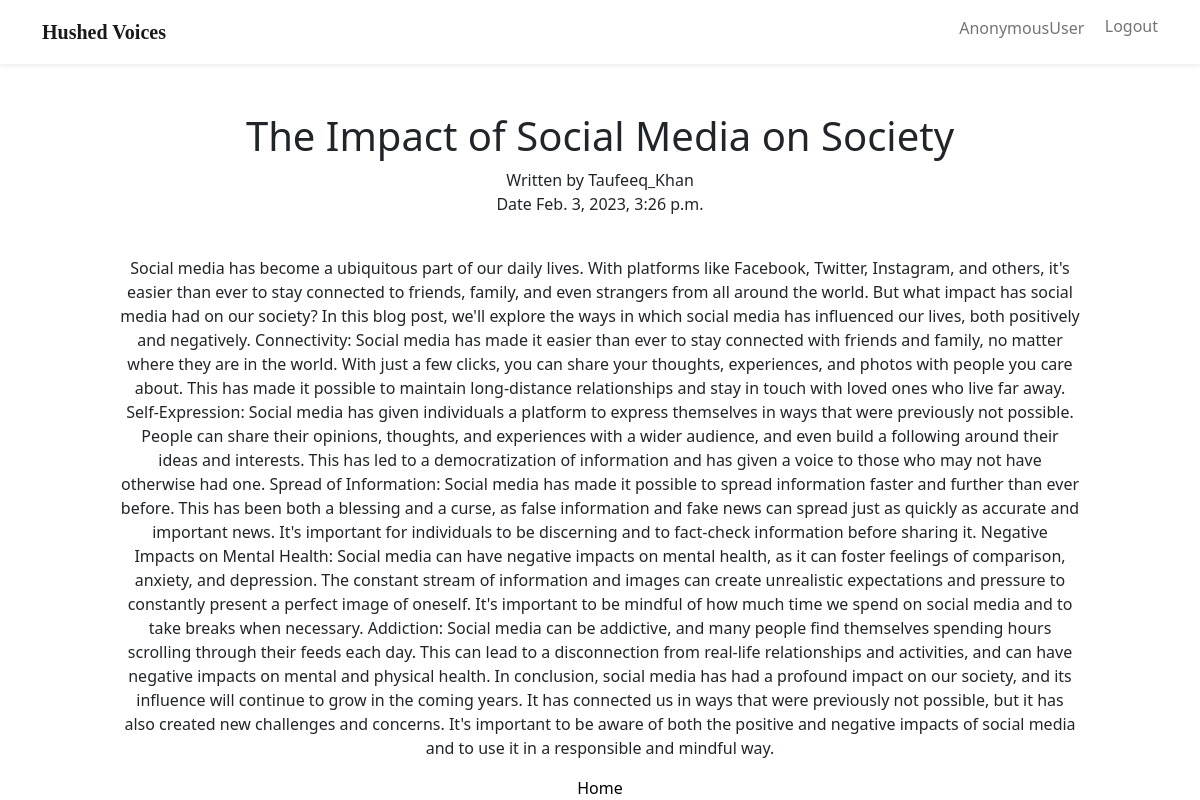
Page /blog/3/ on the committed database.
### blog/models.py (models this page shows, shortened)
class Post(models.Model):
    title = models.CharField(max_length=100)
    content = models.TextField()
    image = CloudinaryField(blank=False)
    created_at = models.DateTimeField(auto_now_add=True)
    author = models.ForeignKey(User, on_delete=models.CASCADE)

### blog/views.py (the view, shortened to what this page needs)
# urls.py: 2. Add a URL to urlpatterns:  path('blog/', include('blog.urls'))
def blog(request, post_id):
    post = Post.objects.get(id=post_id)
    return render(request, "blog-view.html", {'post': post})

### templates/blog-view.html (shortened to what this page needs)
<!DOCTYPE html>
<html lang="en">
<head>
    {% load static %}
    <link rel="stylesheet" href="{% static 'css/style.css' %}">
    <link rel="stylesheet" href="https://cdn.jsdelivr.net/npm/bootstrap-icons@1.7.2/font/bootstrap-icons.css">
    <link href="https://cdn.jsdelivr.net/npm/bootstrap@5.1.3/dist/css/bootstrap.min.css" rel="stylesheet"
>
</head>
<body>
    <nav class="navbar navbar-expand-lg navbar-light shadow-sm">
        <div class="container">
            <a class="navbar-brand title-icon" href="#"><span class="font-primary">Hushed Voices</span></a>
            <div class="collapse navbar-collapse" id="navbarToggler">
                <ul class="navbar-nav ms-auto mb-2">
                    <li class="nav-item">
                        <a class="nav-link font-black" href="#about">{{ user }} &nbsp;&nbsp; </a>
                    </li>
                    <li class="nav-item">
                        <div class="logout"><a href="{% url 'logout' %}">Logout</a></div>
                    </li>
                </ul>
            </div>
        </div>
    </nav>
    <section class="content">
        <div class="title"> <h1>  <br>{{ post.title }}</h1> </div>
        <p>Written by {{ post.author }} <br> Date {{ post.created_at }}</p>
        <div class="blog-id-img">
        </div>
        <div class="blog">
            <p>{{ post.content }}</p>
        </div>
        <div id="back">
            <a href="{% url 'post_list' %}"> Home </a> <br>
        </div>
    </section>
</body>
</html>

### static/css/style.css (style rules this page uses)
body { background-color: rgb(0, 0, 0); color: white; }
a { color: white; }
.content { width: 80%; text-align: center; margin-left: 10%; }
.logout a { text-decoration: none; color: rgba(0, 0, 0, .55); margin-top: 4px; padding-top: 2vw; }
.logout { margin-top: 0.5vw; }
span.font-primary { font-family: cursive; font-weight: bold; }
.content a { text-decoration: none; color: black; }

### rows in the picture
Post: title "The Impact of Social Media on Society", author "Taufeeq_Khan", created_at "Feb. 3, 2023, 3:26 p.m.", content "Social media has become a ubiquitous part of our daily lives. With platforms like Facebook, Twitter, Instagram, and others, it's easier than ever to stay connected to friends, family, and even strangers from all around the world. But what impact has social media had on our society? In this blog post, we'll explore the ways in which social media has influenced our lives, both positively and negatively. Connectivity: Social media has made it easier than ever to stay connected with friends and family, no matter where they are in the world. With just a few clicks, you can share your thoughts, experiences, and photos with people you care about. This has made it possible to maintain long-distance…"

### other values in the picture
{{ user }} "AnonymousUser"
